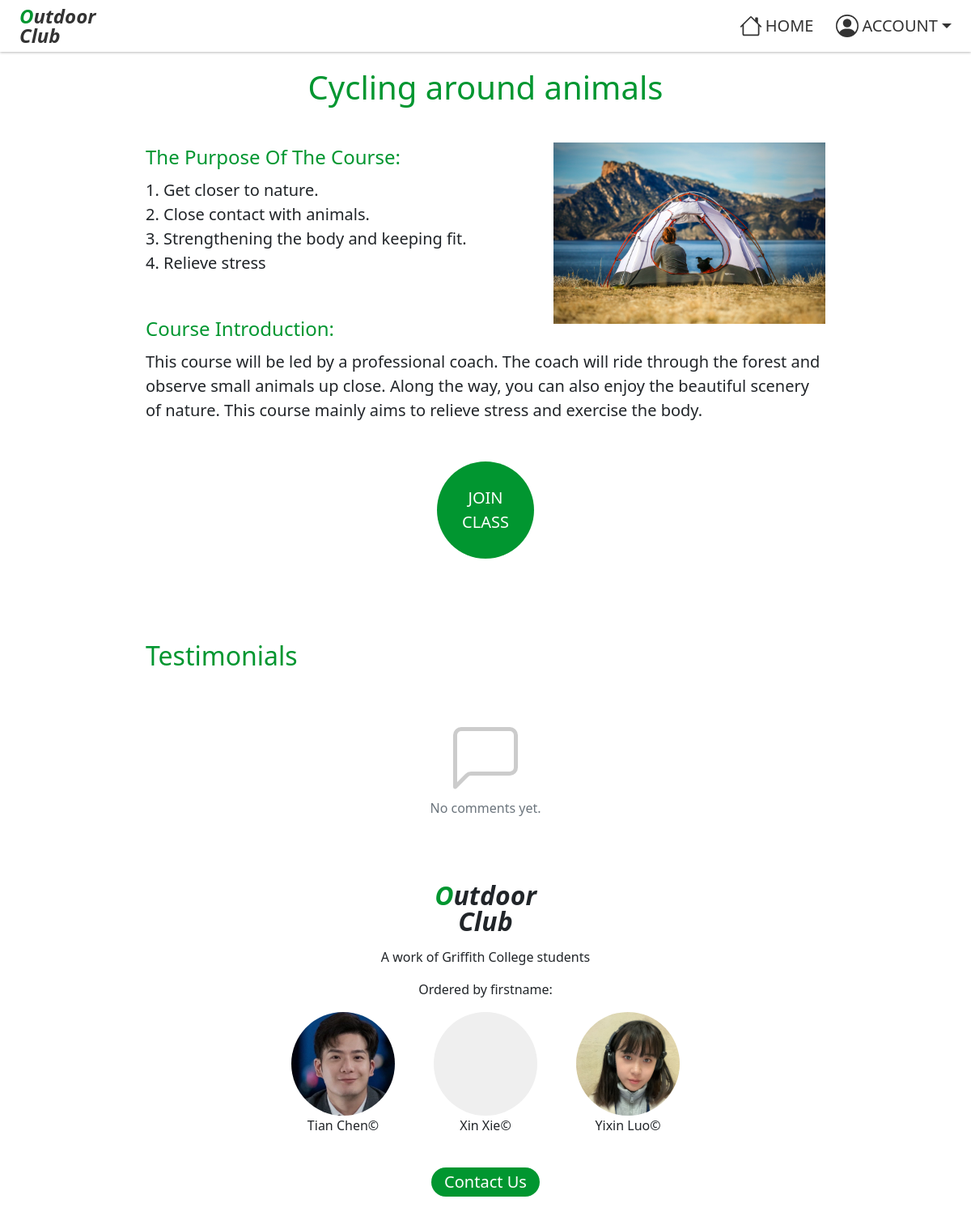
Page /classdetail.php?id=4 (signed in) on the committed database.
### tables this page shows
create table if not exists classdetail(
  `id` INT UNIQUE AUTO_INCREMENT,
  `class_id` INT NOT NULL,
  `page_name` varchar(50) not null,
  `class_image` varchar(100) not null,
  `description` varchar(1000) not null,
  `class_detail` varchar(1000) not null,
  `del_flag` INT DEFAULT 0 NOT NULL,
  PRIMARY KEY(id),
  FOREIGN KEY(class_id) REFERENCES class(id)
);

### api/classdetail.php (called while the page is built, shortened)
<?php
$classId = $_GET['id'];
include ("databaseVariables.php");
$conn = new PDO("mysql:host=$servername", $username, $password);
$conn->setAttribute(PDO::ATTR_ERRMODE, PDO::ERRMODE_EXCEPTION);
$sql = "SELECT * FROM sewagroup.classdetail where id=$classId";
$result = $conn->query($sql);
return $result;
?>
<?php
function checkBookState($userId, $classId)
{
    include ("databaseVariables.php");
    $conn = new PDO("mysql:host=$servername", $username, $password);
    $conn->setAttribute(PDO::ATTR_ERRMODE, PDO::ERRMODE_EXCEPTION);
    $query = "SELECT count(*) FROM sewagroup.class_booking WHERE user_id = $userId AND class_id = $classId";
    $rows = $conn->query($query)->fetch();
    return $rows[0];
}
?>

### api/testimonial.php (called while the page is built, shortened)
<?php
    $classId=$_GET['id'];
    include ("databaseVariables.php");
    $conn = new PDO("mysql:host=$servername", $username, $password);
    $conn->setAttribute(PDO::ATTR_ERRMODE, PDO::ERRMODE_EXCEPTION);
    $sql = "SELECT t.id, t.content, t.create_time, u.firstname, u.surname FROM sewagroup.testimonial t
    JOIN sewagroup.user u ON t.user_id = u.id WHERE t.class_id = '$classId' ORDER BY create_time DESC";
    $commentList = $conn->query($sql);
    return $commentList;
?>

### classdetail.php (the view, shortened to what this page needs)
<!DOCTYPE html>
<html>
<head>
    <link href="css/bootstrap.min.css" rel="stylesheet">
    <link rel="stylesheet" href="css/app.css" />
    <link rel="stylesheet" href="css/classdetail.css" />
</head>
<body id="classdetail" class="page-container d-flex flex-column">
    <?php include './app/views/header.php' ?>
    <?php
    include ("./api/classdetail.php");
    include ("./api/testimonial.php");
    ?>
    <?php
    $classId = $_GET['id'];
    $userId = $_SESSION['user_id'];
    $row = $result->fetch(PDO::FETCH_ORI_NEXT);
    $image = $row['class_image'];
    $description = $row['description'];
    $pname = $row['page_name'];
    $classdetail = $row['class_detail'];
    $bookingState = checkBookState($userId, $classId);
    ?>
    <section class="classdetail-wrapper w-100">
        <section class="introduction content-box p-4 mb-5">
            <p class="fs-1 lh-1 mb-5 text-center text-color-primary"><?php echo "$pname"; ?></p>
            <section class="content clearfix mb-5">
                <?php echo "<img src='$image' class='picture d-block float-end ms-4 mb-4' alt='...'>"; ?>
                <p class="fs-4 mb-2 text-color-primary">The Purpose Of The Course:</p>
                <p class="detail fs-5 mb-5"><?php echo "$description"; ?></p>
                <p class="fs-4 mb-2 text-color-primary">Course Introduction:</p>
                <p class="fs-5 mb-0"><?php echo "$classdetail"; ?></p>
            </section>
            <?php if ($bookingState <= 0): ?>
                <a href="<?php echo htmlspecialchars($_SERVER["PHP_SELF"]) . '?action=book&id=' . $classId; ?>"
                    class="join-btn d-flex flex-column justify-content-center fw-medium text-center bg-color-primary text-white fs-5 text-decoration-none">JOIN<br />
                    CLASS</a>
            <?php endif; ?>
        </section>
        <section class="add-comment content-box p-4">
            <p class="fs-2 lh-1 mb-3 text-color-primary">Testimonials</p>
        </section>
        <section class="comment-list content-box p-4">
            <?php if ($commentList->rowCount() <= 0): ?>
                <section class="d-flex flex-column align-items-center justify-content-center">
                    <span class="text-secondary mt-2">No comments yet.</span>
                </section>
            <?php endif ?>
        </section>
    </section>
    <?php include './app/views/footer.php' ?>
</body>
</html>

### css/app.css (style rules this page uses)
body { min-width: 320px; }
.page-container { padding-top: 4rem; }
.text-color-primary { color: #019630 !important; }
.bg-color-primary { background-color: #019630 !important; }
@media screen and (min-width: 1024px) { .content-box { padding-left: 15vw !important; padding-right: 15vw !important; padding-bottom: 2rem !important; } }

### css/classdetail.css (style rules this page uses)
#classdetail { min-height: 100vh; }
#classdetail .content { width: 100%; }
#classdetail .picture { width: 40%; }
#classdetail .detail { white-space: pre-wrap; }
#classdetail .join-btn { margin: 0 auto; width: 8vw; height: 8vw; min-width: 120px; min-height: 120px; border-radius: 50%; animation: heartBeat 1.4s ease-in-out alternate infinite; }

### rows in the picture
classdetail: page_name "Cycling around animals", class_image (picture), description "1. Get closer to nature. 2. Close contact with animals. 3. Strengthening the body and keeping fit. 4. Relieve stress", class_detail "This course will be led by a professional coach. The coach will ride through the forest and observe small animals up close. Along the way, you can also enjoy the beautiful scenery of nature. This course mainly aims to relieve stress and exercise the body."
